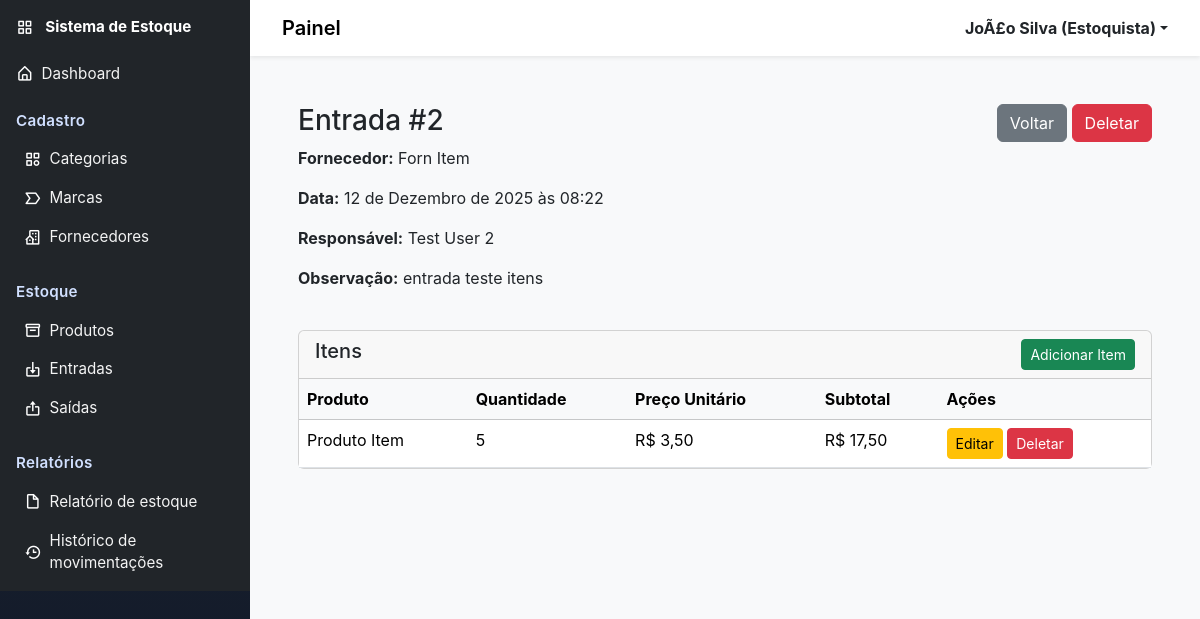
The page /movimentacoes/entradas/2/ (signed in) on the database its author committed.
### usuarios/models.py (models this page shows, shortened)
class Usuario(AbstractBaseUser, PermissionsMixin):
    NIVEL_ADMIN = "admin"
    NIVEL_ESTOQUISTA = "estoquista"
    NIVEL_CAIXA = "caixa"
    NIVEL_CHOICES = [
        (NIVEL_ADMIN, "Admin"),
        (NIVEL_ESTOQUISTA, "Estoquista"),
        (NIVEL_CAIXA, "Caixa"),
    ]
    id = models.AutoField(primary_key=True)
    nome = models.CharField("Nome", max_length=150)
    login = models.CharField("Login", max_length=50, unique=True)
    nivel_acesso = models.CharField(
        "Nível de acesso", max_length=30, choices=NIVEL_CHOICES, default=NIVEL_ESTOQUISTA)
    is_staff = models.BooleanField("Staff", default=False)
    is_active = models.BooleanField("Ativo", default=True)
    data_criacao = models.DateTimeField(
        "Data de criação", default=timezone.now)
    objects = UsuarioManager()
    USERNAME_FIELD = "login"
    REQUIRED_FIELDS = ["nome"]
    class Meta:
        verbose_name = "Usuário"
        verbose_name_plural = "Usuários"

### movimentacoes/models.py (models this page shows, shortened)
class EntradaEstoque(models.Model):
    id = models.AutoField(primary_key=True)
    fornecedor = models.ForeignKey(Fornecedor, on_delete=models.PROTECT, null=True, blank=True, related_name="entradas")
    data_entrada = models.DateTimeField(default=timezone.now)
    usuario_responsavel = models.ForeignKey(Usuario, on_delete=models.PROTECT, null=True, blank=True, related_name="entradas")
    observacao = models.TextField(blank=True, null=True)
    class Meta:
        verbose_name = "Entrada de Estoque"
        verbose_name_plural = "Entradas de Estoque"

class EntradaItem(models.Model):
    id = models.AutoField(primary_key=True)
    entrada = models.ForeignKey(EntradaEstoque, on_delete=models.CASCADE, related_name="itens")
    produto = models.ForeignKey(Produto, on_delete=models.PROTECT, related_name="entrada_itens")
    quantidade = models.IntegerField()
    preco_unitario = models.DecimalField(max_digits=10, decimal_places=2)
    subtotal = models.DecimalField(max_digits=12, decimal_places=2, editable=False, default=0)
    class Meta:
        verbose_name = "Item da Entrada"
        verbose_name_plural = "Itens da Entrada"

### fornecedores/models.py (models this page shows, shortened)
class Fornecedor(models.Model):
    id = models.AutoField(primary_key=True)
    nome = models.CharField(max_length=150)
    cnpj = models.CharField(max_length=18, blank=True, null=True)
    telefone = models.CharField(max_length=20, blank=True, null=True)
    email = models.EmailField(max_length=100, blank=True, null=True)
    endereco = models.TextField(blank=True, null=True)
    data_cadastro = models.DateTimeField(default=timezone.now)
    class Meta:
        verbose_name = "Fornecedor"
        verbose_name_plural = "Fornecedores"

### produtos/models.py (models this page shows, shortened)
class Produto(models.Model):
    UN = "UN"
    G = "G"
    KG = "KG"
    L = "L"
    CX = "CX"
    PAC = "PAC"
    MT = "MT"
    UNIDADE_CHOICES = [
        (UN, "Unidade"),
        (G, "Grama"),
        (KG, "Quilo"),
        (L, "Litro"),
        (CX, "Caixa"),
        (PAC, "Pacote"),
        (MT, "Metro"),
    ]
    id = models.AutoField(primary_key=True)
    nome = models.CharField(max_length=150)
    descricao = models.TextField(blank=True, null=True)
    codigo_barras = models.CharField(max_length=20, unique=True, blank=True, null=True)
    categoria = models.ForeignKey(Categoria, on_delete=models.PROTECT, related_name="produtos")
    marca = models.ForeignKey(Marca, on_delete=models.PROTECT, related_name="produtos", blank=True, null=True)
    fornecedor = models.ForeignKey(Fornecedor, on_delete=models.PROTECT, related_name="produtos", blank=True, null=True)
    unidade_medida = models.CharField(max_length=10, choices=UNIDADE_CHOICES, default=UN)
    preco_custo = models.DecimalField(max_digits=10, decimal_places=2)
    preco_venda = models.DecimalField(max_digits=10, decimal_places=2)
    estoque_minimo = models.IntegerField(default=0)
    estoque_atual = models.IntegerField(default=0)
    data_registro = models.DateTimeField(default=timezone.now)
    data_atualizacao = models.DateTimeField(auto_now=True)
    class Meta:
        verbose_name = "Produto"
        verbose_name_plural = "Produtos"

### movimentacoes/views.py (the view)
# urls.py: path("entradas/<int:pk>/", views.detalhe_entrada, name="detalhe_entrada"),
@login_required
def detalhe_entrada(request, pk):
    entrada = get_object_or_404(EntradaEstoque, pk=pk)
    itens = entrada.itens.select_related('produto')
    return render(request, 'movimentacoes/detalhe_entrada.html', {'entrada': entrada, 'itens': itens})

### usuarios/templatetags/access_tags.py (called while the page is built)
@register.simple_tag(takes_context=True)
def has_access(context, allowed_levels):
    request = context.get('request')
    if not request or not hasattr(request, 'user') or not request.user.is_authenticated:
        return False
    nivel = getattr(request.user, 'nivel_acesso', None)
    if not nivel:
        return False
    allowed = [x.strip() for x in allowed_levels.split(',') if x.strip()]
    return nivel in allowed

### templates/movimentacoes/detalhe_entrada.html (shortened to what this page needs)
{% extends 'base.html' %}
{% block content %}
<div class="container-fluid p-4">
    <div class="row mb-4">
        <div class="col-md-8">
            <h1 class="h3">Entrada #{{ entrada.id }}</h1>
            <p><strong>Fornecedor:</strong> {{ entrada.fornecedor.nome|default:"-" }}</p>
            <p><strong>Data:</strong> {{ entrada.data_entrada }}</p>
            <p><strong>Responsável:</strong> {{ entrada.usuario_responsavel.nome|default:"-" }}</p>
            <p><strong>Observação:</strong> {{ entrada.observacao|default:"-" }}</p>
        </div>
        <div class="col-md-4 text-end">
            <a href="{% url 'movimentacoes:index' %}" class="btn btn-secondary">Voltar</a>
            <a href="{% url 'movimentacoes:deletar_entrada' entrada.id %}" class="btn btn-danger">Deletar</a>
        </div>
    </div>
    <div class="card">
        <div class="card-header d-flex justify-content-between">
            <h5 class="mb-0">Itens</h5>
            <a href="{% url 'movimentacoes:adicionar_item_entrada' entrada.id %}" class="btn btn-sm btn-success">Adicionar Item</a>
        </div>
        <div class="table-responsive">
            <table class="table table-hover mb-0">
                <thead class="table-light">
                    <tr>
                        <th>Produto</th>
                        <th>Quantidade</th>
                        <th>Preço Unitário</th>
                        <th>Subtotal</th>
                        <th>Ações</th>
                    </tr>
                </thead>
                <tbody>
                    {% for item in itens %}
                    <tr>
                        <td>{{ item.produto.nome }}</td>
                        <td>{{ item.quantidade }}</td>
                        <td>R$ {{ item.preco_unitario|floatformat:2 }}</td>
                        <td>R$ {{ item.subtotal|floatformat:2 }}</td>
                        <td>
                            <a href="{% url 'movimentacoes:editar_item_entrada' item.id %}" class="btn btn-sm btn-warning">Editar</a>
                            <a href="{% url 'movimentacoes:deletar_item_entrada' item.id %}" class="btn btn-sm btn-danger">Deletar</a>
                        </td>
                    </tr>
                    {% empty %}
                    <tr><td colspan="5" class="text-center text-muted py-4">Nenhum item adicionado</td></tr>
                    {% endfor %}
                </tbody>
            </table>
        </div>
    </div>
</div>
{% endblock %}

### templates/includes/header.html (shortened to what this page needs)
<header class="navbar navbar-expand-lg navbar-light bg-white shadow-sm">
<div class="container-fluid">
<div class="d-flex align-items-center">
	<a class="navbar-brand" href="#">Painel</a>
</div>
<div class="d-flex align-items-center">
<div class="dropdown">
<a class="d-flex align-items-center text-dark text-decoration-none dropdown-toggle" href="#" id="userDropdown" data-bs-toggle="dropdown" aria-expanded="false">
	<strong>
		{% if request.user.is_authenticated %}
			{{ request.user.nome }} {% if request.user.get_nivel_acesso_display %}({{ request.user.get_nivel_acesso_display }}){% endif %}
		{% else %}
			Usuário
		{% endif %}
	</strong>
</a>
</div>
</div>
</div>
</header>

### static/css/style.css (style rules this page uses)
body { font-family: Inter, system-ui, -apple-system, 'Segoe UI', Roboto, 'Helvetica Neue', Arial; background-color: #f8f9fa; }
header.navbar .navbar-brand { font-weight:600 }
@media (min-width: 768px) { header.navbar { padding-left: 1.25rem; padding-right:1.25rem } }

### rows shown on the page
Usuario: user.nome "JoÃ£o Silva", user.nivel_acesso "Estoquista"
EntradaEstoque: id "2", fornecedor.nome "Forn Item", data_entrada "12 de Dezembro de 2025 às 08:22", usuario_responsavel.nome "Test User 2", observacao "entrada teste itens"
EntradaItem: produto.nome "Produto Item", quantidade "5", preco_unitario "3,50", subtotal "17,50"
